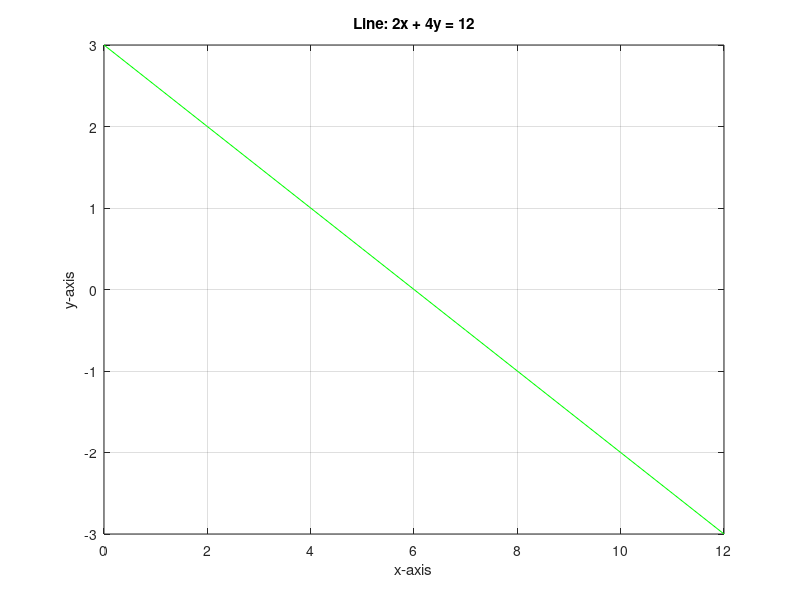

Source code (MATLAB):
%% Problem 1

n = input('Enter number of natural numbers: ');

arr = zeros(1, n);        
value = 1;               

for i = 1:n
    arr(i) = value;      
    value = value + 1;   
end

disp(arr)

%% Problem 2

p2 = [4 1 3; 2 6 7; 3 1 8];
min_val = min(p2(:))
[r, c] = find(p2 == min_val);
% updating value
p2(r, c) = 10;
p2

%% Problem 3
fprintf("Original:\n");
p3 = [4 1 3; 2 6 7; 3 1 8];
disp(p3);

col_sorted = sort(p3);
fprintf("Column Sorted:\n")
disp(col_sorted);

row_sorted = sort(p3, 2);
fprintf("Row Sorted:\n");
disp(row_sorted);

%% Prolem 4 
x = 0:12;
% original equation is 4y = 12 - 2x which brings us to 
y = 3 - (x/2);

disp('Points lying on the line 2x + 4y = 12:');
disp([x' y']);

plot(x, y, 'green');
grid on;
xlabel('x-axis');
ylabel('y-axis');
title('Line: 2x + 4y = 12');


%% Problem 5
% for the equations 2x + 4y = 12
% for the equations 3x + 2y = 1 

A = [2 4; 3 2];

B = [12; 1];
X = A \ B; % same as inv(A) * B
X = inv(A) * B;

fprintf("The intersection points are: \n")
disp(X)
